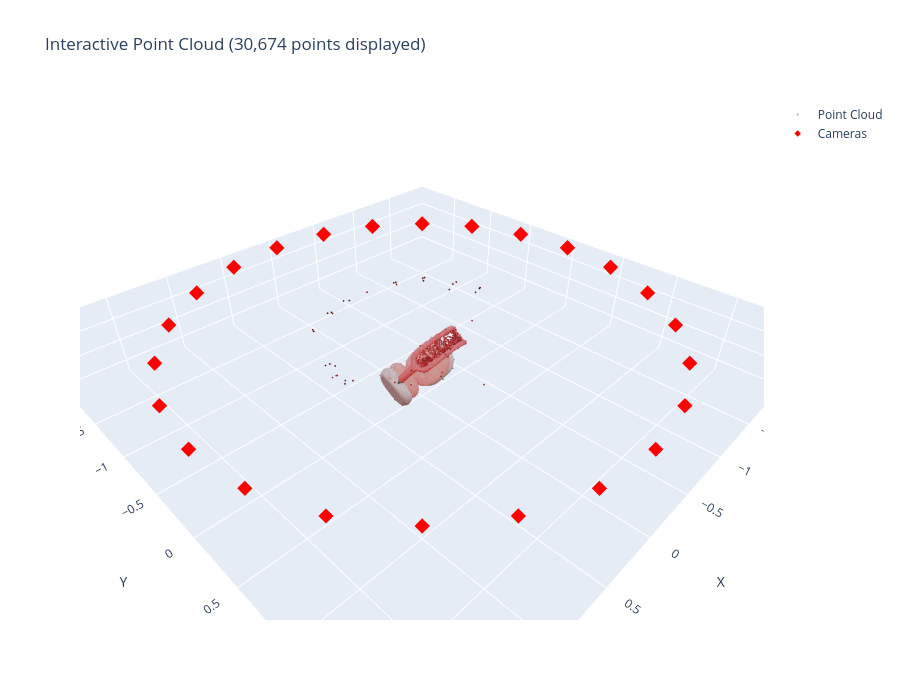

Write notebook code for a chart like this one.
### Markdown cell above
#### Step 10: 互動式 3D 視覺化 (使用 plotly)

### Code cell
# 可選: 使用 plotly 進行互動式視覺化
try:
    import plotly.graph_objects as go
    
    # 降採樣
    subsample = 20
    idx = np.arange(0, len(all_points), subsample)
    pts = all_points[idx]
    cols = all_colors[idx]
    
    # 將顏色轉換為 plotly 格式
    colors_rgb = ['rgb({},{},{})'.format(int(c[0]*255), int(c[1]*255), int(c[2]*255)) 
                  for c in cols]
    
    fig = go.Figure()
    
    # 點雲
    fig.add_trace(go.Scatter3d(
        x=pts[:, 0], y=pts[:, 1], z=pts[:, 2],
        mode='markers',
        marker=dict(size=1, color=colors_rgb),
        name='Point Cloud'
    ))
    
    # 相機位置
    fig.add_trace(go.Scatter3d(
        x=all_camera_positions[:, 0],
        y=all_camera_positions[:, 1],
        z=all_camera_positions[:, 2],
        mode='markers',
        marker=dict(size=5, color='red', symbol='diamond'),
        name='Cameras'
    ))
    
    fig.update_layout(
        title=f"Interactive Point Cloud ({len(pts):,} points displayed)",
        scene=dict(
            aspectmode='data',
            xaxis_title='X',
            yaxis_title='Y',
            zaxis_title='Z'
        ),
        width=900,
        height=700
    )
    
    fig.show()
    
except ImportError:
    print("Plotly not installed. Run: pip install plotly")
    print("Skipping interactive visualization.")

### Figure 1 — Plotly figure (JSON) as saved in the notebook; plotly's stock layout.template omitted (floating-point values rounded to 4 significant figures; data arrays with more than 128 entries replaced by an {"elided": "..."} marker saying what was removed)
{"data": [{"marker": {"color": {"elided": "30674 str values"}, "size": 1}, "mode": "markers", "name": "Point Cloud", "type": "scatter3d", "x": {"elided": "30674 float values"}, "y": {"elided": "30674 float values"}, "z": {"elided": "30674 float values"}}, {"marker": {"color": "red", "size": 5, "symbol": "diamond"}, "mode": "markers", "name": "Cameras", "type": "scatter3d", "x": [1.871, 1.808, 1.621, 1.323, 0.9356, 0.4843, -8.18e-08, -0.4843, -0.9356, -1.323, -1.621, -1.808, -1.871, -1.808, -1.621, -1.323, -0.9356, -0.4843, 2.231e-08, 0.4843, 0.9356, 1.323, 1.621, 1.808], "y": [0.0, 0.4843, 0.9356, 1.323, 1.621, 1.808, 1.871, 1.808, 1.621, 1.323, 0.9356, 0.4843, -1.636e-07, -0.4843, -0.9356, -1.323, -1.621, -1.808, -1.871, -1.808, -1.621, -1.323, -0.9356, -0.4843], "z": [0.3593, 0.3593, 0.3593, 0.3593, 0.3593, 0.3593, 0.3593, 0.3593, 0.3593, 0.3593, 0.3593, 0.3593, 0.3593, 0.3593, 0.3593, 0.3593, 0.3593, 0.3593, 0.3593, 0.3593, 0.3593, 0.3593, 0.3593, 0.3593]}], "layout": {"height": 700, "scene": {"aspectmode": "data", "xaxis": {"title": {"text": "X"}}, "yaxis": {"title": {"text": "Y"}}, "zaxis": {"title": {"text": "Z"}}}, "title": {"text": "Interactive Point Cloud (30,674 points displayed)"}, "width": 900}}
